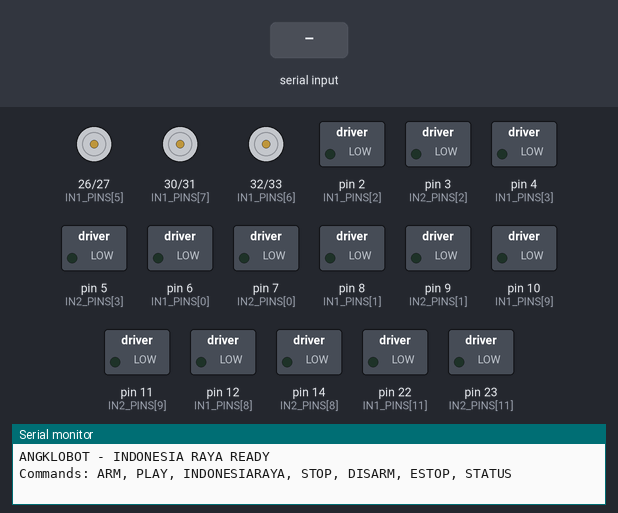
Simulated run of this sketch. Board: Arduino Mega 2560, built with avr-gcc and run on an emulated ATmega2560. Shown: motor-driver pin pairs drawn as motors (green arrow = first pin HIGH = forward, orange = second pin HIGH = backward, longer = more drive), switched loads named in the sketch (green lamp = pin HIGH), the last lines printed to the serial monitor. The test bench sets the inputs (shaded band).

Above: at 1.2 s.
1.3 s: "ARM\n" received over Serial
2.8 s: "PLAY\n" received over Serial
At 5.13 s:
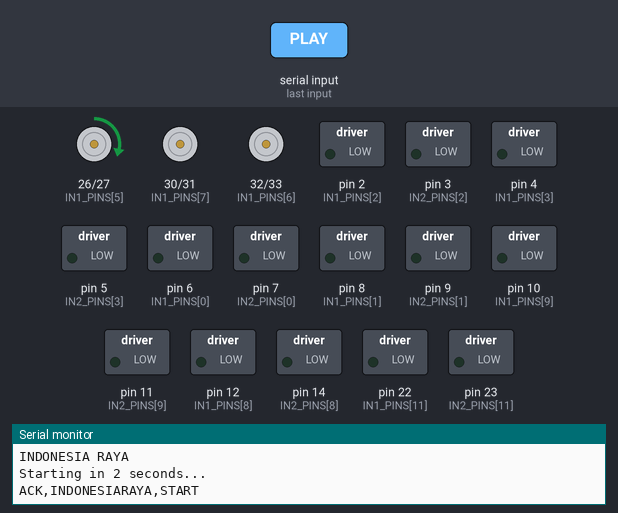
5.8 s: "INDONESIARAYA\n" received over Serial
At 8.41 s:
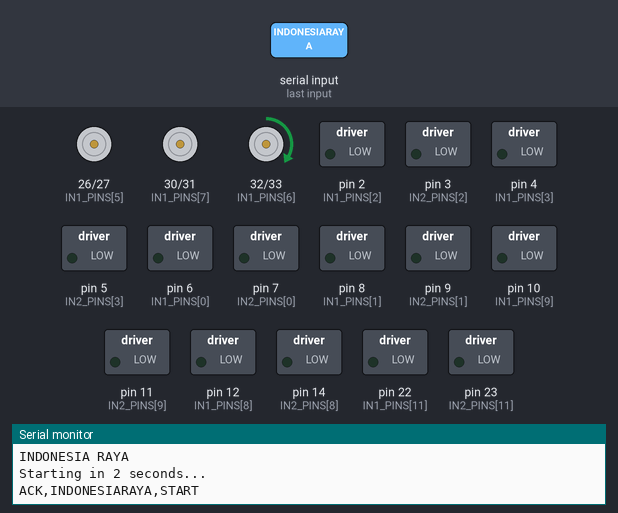
8.8 s: "STOP\n" received over Serial
At 10.3 s:
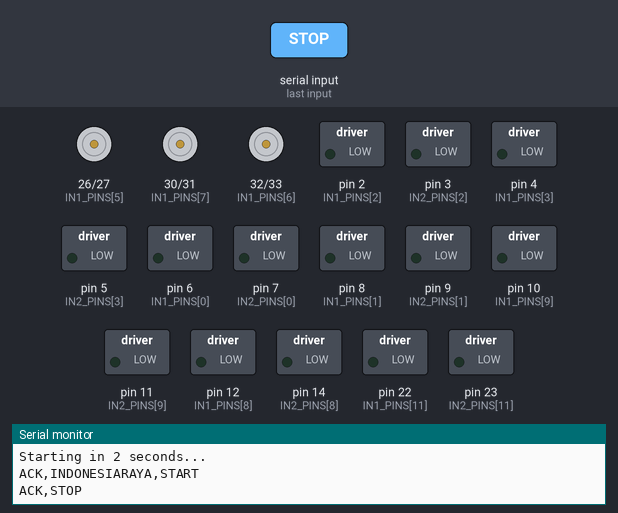
Timing chart, 0 to 11.3 s (numbered marks = the images above; inputs shaded):
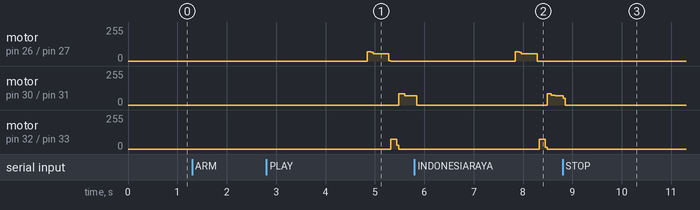

The sketch:

Indonesia_Raya_Angklobot_Clear_Repeated_Notes.ino
```cpp
/*
  INDONESIA RAYA - ANGKLOBOT
  Sheet-accurate melody version
  Target: Arduino Mega 2560

  SOURCE / TRANSPOSITION
  ----------------------
  - Reconstructed from the supplied G-major staff notation
  - 4/4 with pickup
  - dotted rhythms, rests, ties, and refrain repeat preserved
  - written G major is transposed UP a perfect fourth to C major
  - this preserves the melody exactly while removing the physical F# problem
  - resulting playable range fits the natural-note G3-C6 rack

  TEMPO
  -----
  Standard reference tempo: 96 BPM
  Robot default: 92 BPM
  92 BPM is ~4.2% slower, giving the motors slightly more settling time.
  Change PLAYBACK_BPM to 96 for standard speed.

  ARTICULATION
  ------------
  Note START times remain exact.
  Untied notes release slightly before their written end to create a small
  physical rest between motor activations.
  Back-to-back repetitions of the SAME note get a larger release gap so
  each repeated attack is clearly audible.
  Tied notes remain nearly continuous.

  Long notes use:
      attack -> lower continuous sustain

  NO AUTOPLAY.
  ARM is required before PLAY.

  Serial Monitor: 115200 baud

  Commands:
    ARM
    PLAY
    INDONESIARAYA
    STOP
    DISARM
    ESTOP
    STATUS
*/

#include <Arduino.h>
#include <avr/pgmspace.h>
#include <string.h>

constexpr uint8_t CHANNEL_COUNT = 18;
constexpr uint16_t PWM_PERIOD_US = 1000;
constexpr unsigned long SERIAL_BAUD = 115200;

constexpr uint16_t SCORE_BPM = 96;
constexpr uint16_t PLAYBACK_BPM = 92;

constexpr uint8_t TICKS_PER_QUARTER = 4;
constexpr unsigned long MANUAL_START_DELAY_MS = 2000;

// Small physical release gaps.
// These affect motor HOLD length only; event start times never move.
constexpr uint16_t SHORT_RELEASE_GAP_MS = 35;
constexpr uint16_t MEDIUM_RELEASE_GAP_MS = 45;
constexpr uint16_t LONG_RELEASE_GAP_MS = 55;
constexpr uint16_t TIED_RELEASE_GAP_MS = 15;

// Repeated-note articulation:
// If the very next written note is the SAME physical angklung and begins
// immediately after this one, release the current motor earlier so the
// repeated note has a clearly audible break.
constexpr uint16_t REPEATED_SHORT_GAP_MS = 90;
constexpr uint16_t REPEATED_MEDIUM_GAP_MS = 110;
constexpr uint16_t REPEATED_LONG_GAP_MS = 130;

// Expressive motor envelope.
constexpr uint16_t SHORT_NOTE_THRESHOLD_MS = 240;
constexpr uint16_t MEDIUM_NOTE_THRESHOLD_MS = 800;
constexpr uint16_t ATTACK_MS_MEDIUM = 100;
constexpr uint16_t ATTACK_MS_LONG = 125;

constexpr uint16_t MAX_NOTE_HOLD_MS = 3000;
constexpr uint8_t MIN_SUSTAIN_POWER_PERCENT = 20;
constexpr uint8_t MAX_OUTPUT_POWER_PERCENT = 42;

constexpr uint8_t FLAG_TIED = 1;

// Physical channel order:
// 0=G3, 1=A3, 2=B3, 3=C4, 4=D4, 5=E4, 6=F4,
// 7=G4, 8=A4, 9=B4, 10=C5, 11=D5, 12=E5,
// 13=F5, 14=G5, 15=A5, 16=B5, 17=C6

const uint8_t IN1_PINS[CHANNEL_COUNT] = {
  6, 8, 2, 4, 28, 26, 32, 30, 12,
  10, 24, 22, 36, 34, 41, 38, 44, 42
};

const uint8_t IN2_PINS[CHANNEL_COUNT] = {
  7, 9, 3, 5, 29, 27, 33, 31, 14,
  11, 25, 23, 37, 35, 42, 39, 45, 43
};

// Preserved quieter calibration.
uint8_t motorPowerPercent[CHANNEL_COUNT] = {
  35, 30, 25, 30, 30, 30, 30, 35, 30,
  25, 30, 30, 30, 30, 35, 30, 25, 30
};

struct MotorState {
  bool active;
  bool outputHigh;

  uint16_t currentDutyPermille;
  uint16_t attackDutyPermille;
  uint16_t sustainDutyPermille;

  unsigned long attackEndMs;
  unsigned long pulseEndMs;
  unsigned long pwmCycleStartUs;
};

MotorState motors[CHANNEL_COUNT];

struct __attribute__((packed)) SongEvent {
  uint16_t startTick;
  uint8_t durationTicks;
  uint8_t channel;
  uint8_t flags;
};

const SongEvent SONG[] PROGMEM = {
  {0, 3, 5, 0},
  {3, 1, 6, 0},
  {4, 4, 7, 0},
  {8, 7, 12, 1},
  {15, 1, 12, 0},
  {16, 3, 11, 0},
  {19, 1, 11, 0},
  {20, 4, 10, 0},
  {24, 6, 7, 0},
  {32, 3, 7, 0},
  {35, 1, 7, 0},
  {36, 4, 8, 0},
  {40, 4, 7, 0},
  {44, 4, 6, 0},
  {48, 4, 5, 0},
  {52, 10, 4, 1},
  {64, 3, 4, 0},
  {67, 1, 5, 0},
  {68, 4, 6, 0},
  {72, 7, 11, 1},
  {79, 1, 11, 0},
  {80, 3, 10, 0},
  {83, 1, 10, 0},
  {84, 4, 9, 0},
  {88, 6, 8, 0},
  {96, 3, 7, 0},
  {99, 1, 7, 0},
  {100, 4, 9, 0},
  {104, 4, 8, 0},
  {108, 4, 7, 0},
  {112, 4, 6, 0},
  {116, 10, 5, 1},
  {128, 3, 5, 0},
  {131, 1, 6, 0},
  {132, 4, 7, 0},
  {136, 7, 12, 1},
  {143, 1, 12, 0},
  {144, 3, 11, 0},
  {147, 1, 11, 0},
  {148, 4, 10, 0},
  {152, 6, 7, 0},
  {160, 3, 7, 0},
  {163, 1, 7, 0},
  {164, 4, 8, 0},
  {168, 4, 7, 0},
  {172, 4, 10, 0},
  {176, 4, 11, 0},
  {180, 8, 9, 0},
  {188, 2, 8, 0},
  {192, 3, 8, 0},
  {195, 1, 8, 0},
  {196, 4, 13, 0},
  {200, 4, 13, 0},
  {204, 4, 12, 0},
  {208, 4, 11, 0},
  {212, 8, 14, 0},
  {220, 2, 10, 0},
  {224, 3, 9, 0},
  {227, 1, 8, 0},
  {228, 4, 7, 0},
  {232, 4, 13, 0},
  {236, 4, 12, 0},
  {240, 4, 11, 0},
  {244, 10, 10, 1},
  {256, 3, 7, 0},
  {259, 1, 7, 0},
  {260, 4, 8, 0},
  {264, 3, 13, 0},
  {267, 1, 13, 0},
  {268, 4, 13, 0},
  {272, 3, 13, 0},
  {275, 1, 13, 0},
  {276, 4, 12, 0},
  {280, 3, 10, 0},
  {283, 1, 10, 0},
  {284, 4, 10, 0},
  {288, 3, 9, 0},
  {291, 1, 10, 0},
  {292, 4, 11, 0},
  {296, 3, 14, 0},
  {299, 1, 14, 0},
  {300, 4, 14, 0},
  {304, 3, 13, 0},
  {307, 1, 13, 0},
  {308, 8, 12, 0},
  {316, 2, 10, 0},
  {320, 3, 7, 0},
  {323, 1, 7, 0},
  {324, 4, 8, 0},
  {328, 3, 13, 0},
  {331, 1, 13, 0},
  {332, 4, 13, 0},
  {336, 3, 13, 0},
  {339, 1, 13, 0},
  {340, 4, 12, 0},
  {344, 3, 10, 0},
  {347, 1, 10, 0},
  {348, 4, 10, 0},
  {352, 3, 9, 0},
  {355, 1, 10, 0},
  {356, 4, 11, 0},
  {360, 4, 14, 0},
  {364, 4, 14, 0},
  {368, 3, 12, 0},
  {371, 1, 11, 0},
  {372, 10, 10, 1},
  {384, 3, 10, 0},
  {387, 1, 10, 0},
  {388, 4, 13, 0},
  {392, 3, 15, 0},
  {395, 1, 15, 0},
  {396, 4, 15, 0},
  {400, 3, 15, 0},
  {403, 1, 15, 0},
  {404, 4, 14, 0},
  {408, 3, 12, 0},
  {411, 1, 12, 0},
  {412, 4, 12, 0},
  {416, 3, 14, 0},
  {419, 1, 14, 0},
  {420, 4, 13, 0},
  {424, 3, 11, 0},
  {427, 1, 11, 0},
  {428, 4, 11, 0},
  {432, 3, 14, 0},
  {435, 1, 13, 0},
  {436, 8, 12, 0},
  {444, 2, 10, 0},
  {448, 3, 10, 0},
  {451, 1, 10, 0},
  {452, 4, 13, 0},
  {456, 3, 15, 0},
  {459, 1, 15, 0},
  {460, 4, 15, 0},
  {464, 3, 15, 0},
  {467, 1, 15, 0},
  {468, 4, 14, 0},
  {472, 3, 12, 0},
  {475, 1, 12, 0},
  {476, 4, 12, 0},
  {480, 3, 14, 0},
  {483, 1, 14, 0},
  {484, 4, 14, 0},
  {488, 3, 13, 0},
  {491, 1, 12, 0},
  {492, 4, 11, 0},
  {496, 3, 12, 0},
  {499, 1, 11, 0},
  {500, 10, 10, 1},
  {512, 3, 10, 0},
  {515, 1, 10, 0},
  {516, 4, 13, 0},
  {520, 3, 15, 0},
  {523, 1, 15, 0},
  {524, 4, 15, 0},
  {528, 3, 15, 0},
  {531, 1, 15, 0},
  {532, 4, 14, 0},
  {536, 3, 12, 0},
  {539, 1, 12, 0},
  {540, 4, 12, 0},
  {544, 3, 14, 0},
  {547, 1, 14, 0},
  {548, 4, 13, 0},
  {552, 3, 11, 0},
  {555, 1, 11, 0},
  {556, 4, 11, 0},
  {560, 3, 14, 0},
  {563, 1, 13, 0},
  {564, 8, 12, 0},
  {572, 2, 10, 0},
  {576, 3, 10, 0},
  {579, 1, 10, 0},
  {580, 4, 13, 0},
  {584, 3, 15, 0},
  {587, 1, 15, 0},
  {588, 4, 15, 0},
  {592, 3, 15, 0},
  {595, 1, 15, 0},
  {596, 4, 14, 0},
  {600, 3, 12, 0},
  {603, 1, 12, 0},
  {604, 4, 12, 0},
  {608, 3, 14, 0},
  {611, 1, 14, 0},
  {612, 4, 14, 0},
  {616, 3, 13, 0},
  {619, 1, 12, 0},
  {620, 4, 11, 0},
  {624, 3, 12, 0},
  {627, 1, 11, 0},
  {628, 10, 10, 1},
};

constexpr uint16_t SONG_EVENT_COUNT =
    sizeof(SONG) / sizeof(SONG[0]);

constexpr uint16_t SONG_END_TICK = 640;

bool armed = false;
bool songRunning = false;
bool pendingStart = false;
bool completionPrinted = false;

uint16_t nextEvent = 0;

unsigned long songStartMs = 0;
unsigned long startRequestMs = 0;

constexpr uint8_t COMMAND_BUFFER_SIZE = 64;
char commandBuffer[COMMAND_BUFFER_SIZE];
uint8_t commandLength = 0;

// ============================================================
// TIMING
// ============================================================

unsigned long tickToMs(uint16_t tick) {
  return (
      (unsigned long)tick * 60000UL
  ) / (
      (unsigned long)PLAYBACK_BPM *
      TICKS_PER_QUARTER
  );
}

bool deadlineReached(unsigned long now, unsigned long deadline) {
  return (long)(now - deadline) >= 0;
}

uint16_t musicalHoldMs(
    uint8_t durationTicks,
    uint8_t flags,
    bool repeatedSameNote
) {
  unsigned long writtenMs = tickToMs(durationTicks);

  uint16_t gapMs;

  if (flags & FLAG_TIED) {
    // A tie means this is musically continuous, so do NOT create a large gap.
    gapMs = TIED_RELEASE_GAP_MS;
  }
  else if (repeatedSameNote) {
    // Same note immediately repeated:
    // shorten the first motor run more aggressively so the second attack
    // is clearly separated instead of sounding like one long shake.
    if (writtenMs <= 300) {
      gapMs = REPEATED_SHORT_GAP_MS;
    }
    else if (writtenMs <= 900) {
      gapMs = REPEATED_MEDIUM_GAP_MS;
    }
    else {
      gapMs = REPEATED_LONG_GAP_MS;
    }
  }
  else if (writtenMs <= 260) {
    gapMs = SHORT_RELEASE_GAP_MS;
  }
  else if (writtenMs <= 850) {
    gapMs = MEDIUM_RELEASE_GAP_MS;
  }
  else {
    gapMs = LONG_RELEASE_GAP_MS;
  }

  // Never shorten a very short note into almost nothing.
  // Keep at least 45% of its written duration.
  const unsigned long minimumHoldMs =
      max(
          70UL,
          writtenMs * 45UL / 100UL
      );

  unsigned long holdMs = writtenMs;

  if (writtenMs > gapMs) {
    holdMs = writtenMs - gapMs;
  }

  if (holdMs < minimumHoldMs) {
    holdMs = minimumHoldMs;
  }

  if (holdMs > MAX_NOTE_HOLD_MS) {
    holdMs = MAX_NOTE_HOLD_MS;
  }

  return (uint16_t)holdMs;
}

// ============================================================
// MOTOR CONTROL
// ============================================================

uint8_t clampPowerPercent(int value) {
  if (value < 0) return 0;

  if (value > MAX_OUTPUT_POWER_PERCENT) {
    return MAX_OUTPUT_POWER_PERCENT;
  }

  return (uint8_t)value;
}

uint16_t percentToPermille(uint8_t percent) {
  return (uint16_t)percent * 10U;
}

void writeMotorPinsLow(uint8_t channel) {
  digitalWrite(IN1_PINS[channel], LOW);
  digitalWrite(IN2_PINS[channel], LOW);
}

void stopMotor(uint8_t channel) {
  writeMotorPinsLow(channel);

  motors[channel].active = false;
  motors[channel].outputHigh = false;
  motors[channel].currentDutyPermille = 0;
  motors[channel].attackDutyPermille = 0;
  motors[channel].sustainDutyPermille = 0;
}

void allOff() {
  for (uint8_t channel = 0; channel < CHANNEL_COUNT; channel++) {
    stopMotor(channel);
  }
}

void startExpressiveNote(
    uint8_t channel,
    uint16_t durationMs
) {
  if (channel >= CHANNEL_COUNT) return;

  int basePower = motorPowerPercent[channel];

  uint8_t attackPower = clampPowerPercent(basePower);
  uint8_t sustainPower = attackPower;
  uint16_t attackMs = durationMs;

  if (durationMs <= SHORT_NOTE_THRESHOLD_MS) {
    // Sixteenth-note style articulation.
    attackPower = clampPowerPercent(basePower + 3);
    sustainPower = attackPower;
    attackMs = durationMs;
  }
  else if (durationMs <= MEDIUM_NOTE_THRESHOLD_MS) {
    // Eighth / dotted-eighth / quarter territory.
    attackPower = clampPowerPercent(basePower + 2);

    sustainPower = clampPowerPercent(
        max(
            (int)MIN_SUSTAIN_POWER_PERCENT,
            (basePower * 88 + 50) / 100
        )
    );

    attackMs = min(
        (uint16_t)ATTACK_MS_MEDIUM,
        durationMs
    );
  }
  else {
    // Long note: keep the angklung shaking rather than chopping the note.
    attackPower = clampPowerPercent(basePower + 2);

    int sustainScale = 77;

    if (durationMs >= 1400) {
      sustainScale = 73;
    }

    if (durationMs >= 2100) {
      sustainScale = 69;
    }

    sustainPower = clampPowerPercent(
        max(
            (int)MIN_SUSTAIN_POWER_PERCENT,
            (basePower * sustainScale + 50) / 100
        )
    );

    attackMs = min(
        (uint16_t)ATTACK_MS_LONG,
        durationMs
    );
  }

  writeMotorPinsLow(channel);

  MotorState &motor = motors[channel];

  motor.active = attackPower > 0;
  motor.outputHigh = false;

  motor.attackDutyPermille =
      percentToPermille(attackPower);

  motor.sustainDutyPermille =
      percentToPermille(sustainPower);

  motor.currentDutyPermille =
      motor.attackDutyPermille;

  const unsigned long nowMs = millis();

  motor.attackEndMs =
      nowMs + attackMs;

  motor.pulseEndMs =
      nowMs + durationMs;

  motor.pwmCycleStartUs =
      micros();
}

void updateMotorEnvelopes() {
  const unsigned long nowMs = millis();

  for (uint8_t channel = 0; channel < CHANNEL_COUNT; channel++) {
    MotorState &motor = motors[channel];

    if (!motor.active) continue;

    if (deadlineReached(nowMs, motor.pulseEndMs)) {
      stopMotor(channel);
      continue;
    }

    if (deadlineReached(nowMs, motor.attackEndMs)) {
      motor.currentDutyPermille =
          motor.sustainDutyPermille;
    }
  }
}

void updateSoftwarePwm() {
  const unsigned long nowUs = micros();

  for (uint8_t channel = 0; channel < CHANNEL_COUNT; channel++) {
    MotorState &motor = motors[channel];

    if (!motor.active) continue;

    unsigned long phaseUs =
        nowUs - motor.pwmCycleStartUs;

    if (phaseUs >= PWM_PERIOD_US) {
      motor.pwmCycleStartUs +=
          (phaseUs / PWM_PERIOD_US) *
          PWM_PERIOD_US;

      phaseUs %= PWM_PERIOD_US;
    }

    const unsigned long onTimeUs =
        (unsigned long)PWM_PERIOD_US *
        motor.currentDutyPermille /
        1000UL;

    const bool shouldBeHigh =
        phaseUs < onTimeUs;

    if (shouldBeHigh != motor.outputHigh) {
      digitalWrite(IN2_PINS[channel], LOW);

      digitalWrite(
          IN1_PINS[channel],
          shouldBeHigh ? HIGH : LOW
      );

      motor.outputHigh = shouldBeHigh;
    }
  }
}

// ============================================================
// SONG PLAYBACK
// ============================================================

SongEvent readSongEvent(uint16_t index) {
  SongEvent event;

  memcpy_P(
      &event,
      &SONG[index],
      sizeof(SongEvent)
  );

  return event;
}

void beginSongNow() {
  allOff();

  nextEvent = 0;
  songStartMs = millis();

  songRunning = true;
  pendingStart = false;
  completionPrinted = false;

  Serial.println(
      F("ACK,INDONESIARAYA,START")
  );
}

void requestSongStart() {
  if (!armed) {
    Serial.println(F("ERROR,NOT_ARMED"));
    return;
  }

  allOff();

  songRunning = false;
  pendingStart = true;
  nextEvent = 0;

  startRequestMs = millis();

  Serial.println(F("INDONESIA RAYA"));
  Serial.println(F("Starting in 2 seconds..."));
}

void stopSong() {
  pendingStart = false;
  songRunning = false;
  nextEvent = 0;

  allOff();
}

void updatePendingStart() {
  if (!pendingStart) return;

  if (!armed) {
    pendingStart = false;
    return;
  }

  if (
      deadlineReached(
          millis(),
          startRequestMs + MANUAL_START_DELAY_MS
      )
  ) {
    beginSongNow();
  }
}

void updateSong() {
  if (!songRunning) return;

  const unsigned long elapsedMs =
      millis() - songStartMs;

  while (nextEvent < SONG_EVENT_COUNT) {
    const SongEvent event =
        readSongEvent(nextEvent);

    const unsigned long eventStartMs =
        tickToMs(event.startTick);

    if ((long)(elapsedMs - eventStartMs) < 0) {
      break;
    }

    // Detect an immediately repeated SAME note.
    // Start timing is never changed; only the current note's motor hold
    // is shortened to create a more obvious break before the repeat.
    bool repeatedSameNote = false;

    if (
        nextEvent + 1 < SONG_EVENT_COUNT &&
        !(event.flags & FLAG_TIED)
    ) {
      const SongEvent nextSongEvent =
          readSongEvent(nextEvent + 1);

      const uint16_t currentWrittenEndTick =
          event.startTick + event.durationTicks;

      repeatedSameNote =
          nextSongEvent.channel == event.channel &&
          nextSongEvent.startTick == currentWrittenEndTick;
    }

    startExpressiveNote(
        event.channel,
        musicalHoldMs(
            event.durationTicks,
            event.flags,
            repeatedSameNote
        )
    );

    nextEvent++;
  }

  const unsigned long songEndMs =
      tickToMs(SONG_END_TICK);

  if (
      nextEvent >= SONG_EVENT_COUNT &&
      elapsedMs >= songEndMs
  ) {
    songRunning = false;
    allOff();

    if (!completionPrinted) {
      completionPrinted = true;

      Serial.println(
          F("ACK,INDONESIARAYA,DONE")
      );
    }
  }
}

// ============================================================
// SERIAL MONITOR
// ============================================================

void normalizeCommand(char *command) {
  uint8_t writeIndex = 0;

  for (
      uint8_t readIndex = 0;
      command[readIndex] != '\0';
      readIndex++
  ) {
    char c = command[readIndex];

    if (
        c == ' ' ||
        c == '\t' ||
        c == '-' ||
        c == '_'
    ) {
      continue;
    }

    if (c >= 'a' && c <= 'z') {
      c -= ('a' - 'A');
    }

    command[writeIndex++] = c;
  }

  command[writeIndex] = '\0';
}

void handleCommand(char *command) {
  normalizeCommand(command);

  if (strcmp(command, "ARM") == 0) {
    stopSong();
    armed = true;

    Serial.println(F("ACK,ARM"));
    return;
  }

  if (
      strcmp(command, "PLAY") == 0 ||
      strcmp(command, "INDONESIARAYA") == 0 ||
      strcmp(command, "INDONESIA") == 0
  ) {
    requestSongStart();
    return;
  }

  if (strcmp(command, "STOP") == 0) {
    stopSong();

    Serial.println(F("ACK,STOP"));
    return;
  }

  if (
      strcmp(command, "DISARM") == 0 ||
      strcmp(command, "ESTOP") == 0
  ) {
    stopSong();
    armed = false;

    Serial.println(F("ACK,DISARM"));
    return;
  }

  if (strcmp(command, "STATUS") == 0) {
    Serial.print(F("STATUS,ARMED="));
    Serial.print(armed ? 1 : 0);

    Serial.print(F(",SONG="));
    Serial.print(songRunning ? 1 : 0);

    Serial.print(F(",EVENT="));
    Serial.print(nextEvent);

    Serial.print('/');
    Serial.print(SONG_EVENT_COUNT);

    Serial.print(F(",BPM="));
    Serial.println(PLAYBACK_BPM);

    return;
  }

  Serial.println(F("ERROR,UNKNOWN_COMMAND"));
}

void readSerial() {
  while (Serial.available() > 0) {
    const char incoming =
        (char)Serial.read();

    if (incoming == '\r') {
      continue;
    }

    if (incoming == '\n') {
      if (commandLength > 0) {
        commandBuffer[commandLength] = '\0';

        handleCommand(commandBuffer);

        commandLength = 0;
      }

      continue;
    }

    if (commandLength < COMMAND_BUFFER_SIZE - 1) {
      commandBuffer[commandLength++] = incoming;
    }
    else {
      commandLength = 0;

      Serial.println(
          F("ERROR,COMMAND_TOO_LONG")
      );
    }
  }
}

// ============================================================
// SETUP / LOOP
// ============================================================

void setup() {
  armed = false;
  songRunning = false;
  pendingStart = false;

  for (uint8_t channel = 0; channel < CHANNEL_COUNT; channel++) {
    digitalWrite(IN1_PINS[channel], LOW);
    digitalWrite(IN2_PINS[channel], LOW);

    pinMode(IN1_PINS[channel], OUTPUT);
    pinMode(IN2_PINS[channel], OUTPUT);

    motors[channel].active = false;
    motors[channel].outputHigh = false;
    motors[channel].currentDutyPermille = 0;
    motors[channel].attackDutyPermille = 0;
    motors[channel].sustainDutyPermille = 0;
    motors[channel].attackEndMs = 0;
    motors[channel].pulseEndMs = 0;
    motors[channel].pwmCycleStartUs = 0;

    writeMotorPinsLow(channel);
  }

  Serial.begin(SERIAL_BAUD);

  Serial.println(
      F("ANGKLOBOT - INDONESIA RAYA READY")
  );

  Serial.println(
      F("Commands: ARM, PLAY, INDONESIARAYA, STOP, DISARM, ESTOP, STATUS")
  );
}

void loop() {
  readSerial();

  updatePendingStart();
  updateSong();

  updateMotorEnvelopes();
  updateSoftwarePwm();

  if (!armed) {
    allOff();
  }
}
```

Measured:
- after the input at 2.8 s, motor on pin 26 (IN1_PINS[5]) / pin 27 (IN2_PINS[5]): stopped → forward 71/255 after 2.0 s, → forward 55/255 0.08 s later, → stopped 0.36 s later; motor on pin 30 (IN1_PINS[7]) / pin 31 (IN2_PINS[7]): stopped → forward 83/255 after 2.7 s, → forward 68/255 0.12 s later
- after the input at 5.8 s, pin 22 (IN1_PINS[11]): stays LOW (without the input it goes to HIGH after 1.6 s); motor on pin 26 (IN1_PINS[5]) / pin 27 (IN2_PINS[5]): stopped → forward 71/255 after 2.0 s, → forward 56/255 0.08 s later, → stopped 0.36 s later
- after the input at 8.8 s, pin 22 (IN1_PINS[11]): stays LOW (without the input it goes to HIGH after 1.7 s)
